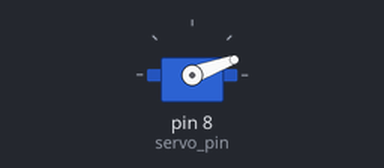
This sketch was run on a simulated Arduino Uno, built with avr-gcc and run on an emulated ATmega328P. On the bench: servo. What the sketch prints to the serial monitor is not drawn.

Above: at 0.05 s.
At 0.4 s:
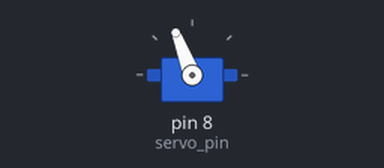
At 0.75 s:
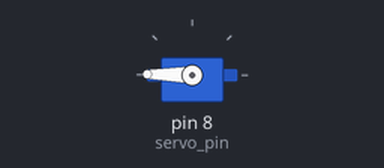
At 1.45 s:
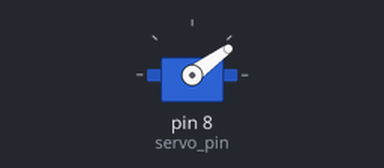
Timing chart, 0 to 3.8 s (numbered marks = the images above):
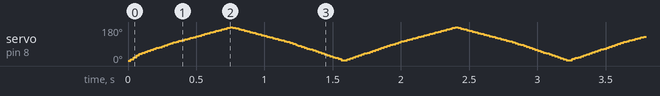

The sketch:

123.ino
```cpp
#include<Servo.h>


int servo_pin=8;
int output=1;
int f=1;
Servo mys;

void setup() {
  // put your setup code here, to run once:
mys.attach(servo_pin);
Serial.begin(9600);
}

void loop() {
  // put your main code here, to run repeatedly:

      mys.write(output);
      delay(2);
     Serial.println(output);
      if(output==180)
        f=-1;
      else if(output==0)
        f=1
        ;
      output=output+f;
  //mys.write(100);

}
```
